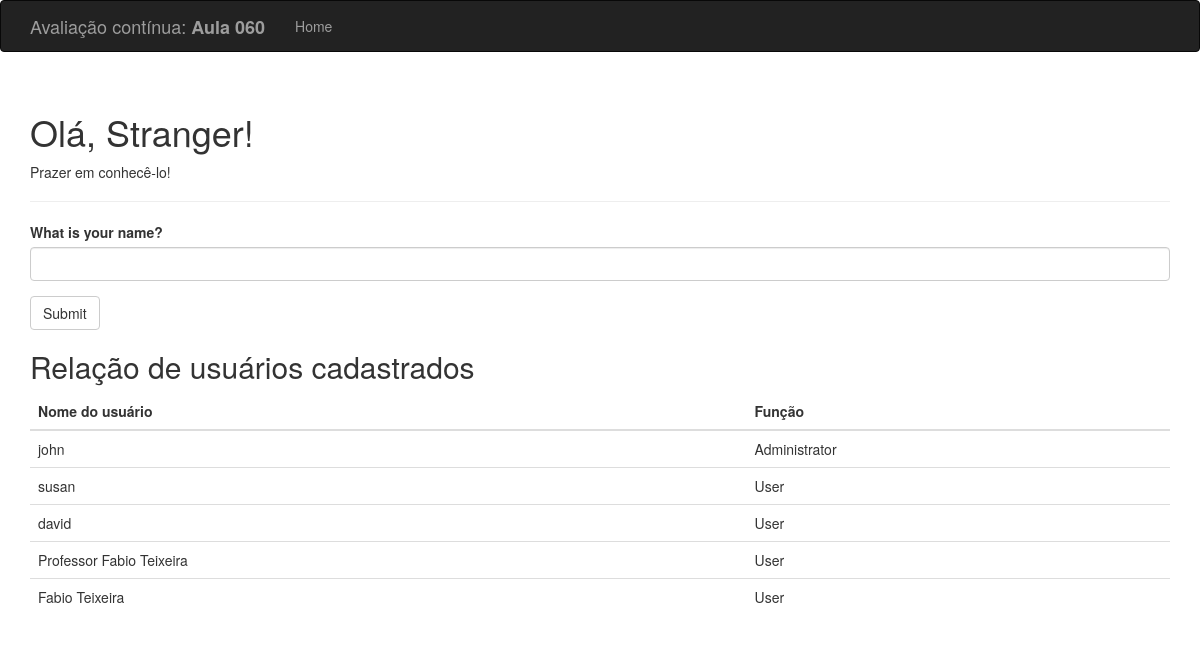
Before: / with the older database file.
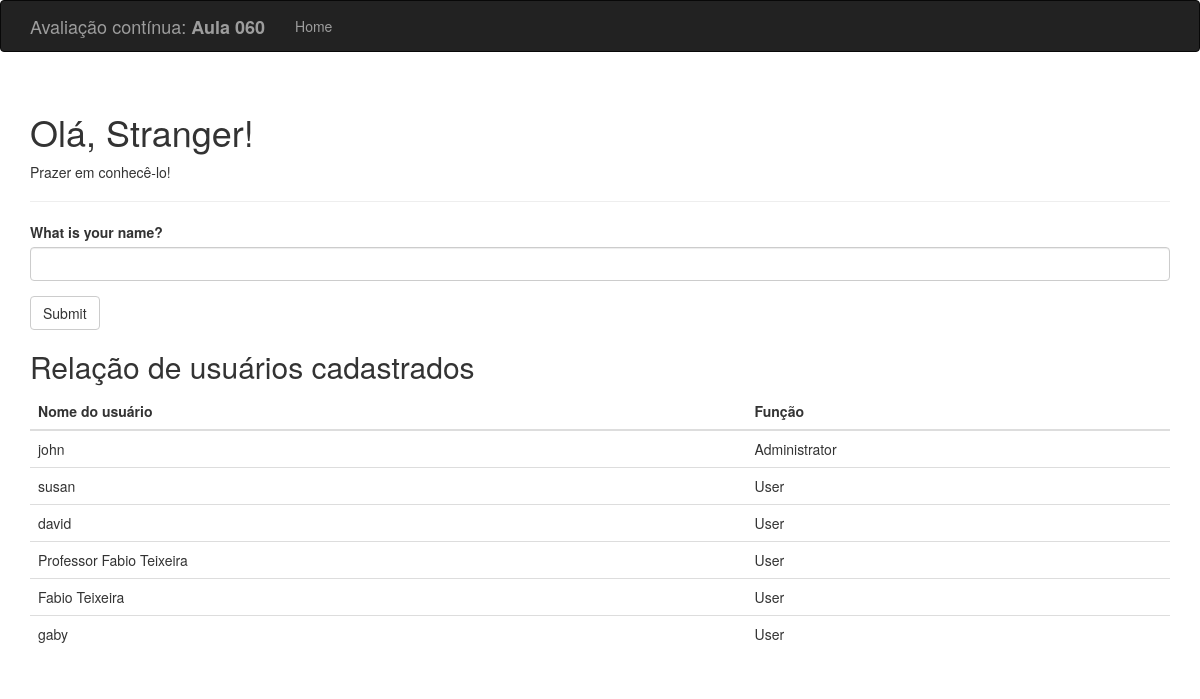
After: the same page with the newer database file.
### app.py (models this page shows, shortened)
class User(db.Model):
    __tablename__ = 'users'
    id = db.Column(db.Integer, primary_key=True)
    username = db.Column(db.String(64), unique=True, index=True)
    role_id = db.Column(db.Integer, db.ForeignKey('roles.id'))
    def __repr__(self):
        return '<User %r>' % self.username

class Role(db.Model):
    __tablename__ = 'roles'
    id = db.Column(db.Integer, primary_key=True)
    name = db.Column(db.String(64), unique=True)
    users = db.relationship('User', backref='role', lazy='dynamic')

### app.py (the view, shortened to what this page needs)
@app.route('/', methods=['GET', 'POST'])
def index():
    form = NameForm()
    user_all = User.query.all();
    print(user_all);
    return render_template('index.html', form=form, name=session.get('name'),
                           known=session.get('known', False),
                           user_all=user_all);

### app.py
class NameForm(FlaskForm):
    name = StringField('What is your name?', validators=[DataRequired()])
    submit = SubmitField('Submit')

### templates/index.html (shortened to what this page needs)
{% extends "base.html" %}
{% import "bootstrap/wtf.html" as wtf %}
{% block page_content %}
<div class="page-header">
    <h1>Olá, {% if name %}{{ name }}{% else %}Stranger{% endif %}!</h1>
    {% if not known %}
    <p>Prazer em conhecê-lo!</p>
    {% else %}
    <p>Feliz em vê-lo novamente!</p>
    {% endif %}
</div>
{{ wtf.quick_form(form) }}
<h2>Relação de usuários cadastrados</h2>
<table class="table">
    <thead>
        <tr>
            <th>Nome do usuário</th>
            <th>Função</th>
        </tr>
    </thead>
    <tbody>
        {% for key in user_all %}
        <tr>
            <td>{{ key.username }}</td>
            <td>{{ key.role.name }}</td>
        </tr>
        {% endfor %}
    </tbody>
</table>
{% endblock %}

### templates/base.html (shortened to what this page needs)
{% extends "bootstrap/base.html" %}
{% block head %}
{{ super() }}
{% endblock %}
{% block navbar %}
<div class="navbar navbar-inverse" role="navigation">
    <div class="container">
        <div class="navbar-header">
            <a class="navbar-brand" href="/">Avaliação contínua: <b>Aula 060</b></a>
        </div>
        <div class="navbar-collapse collapse">
            <ul class="nav navbar-nav">
                <li><a href="/">Home</a></li>
            </ul>
        </div>
    </div>
</div>
{% endblock %}
{% block content %}
<div class="container">
    {% block page_content %}{% endblock %}
</div>
{% endblock %}

Changed rows visible on the page:
added User: username "gaby", role.name "User"
